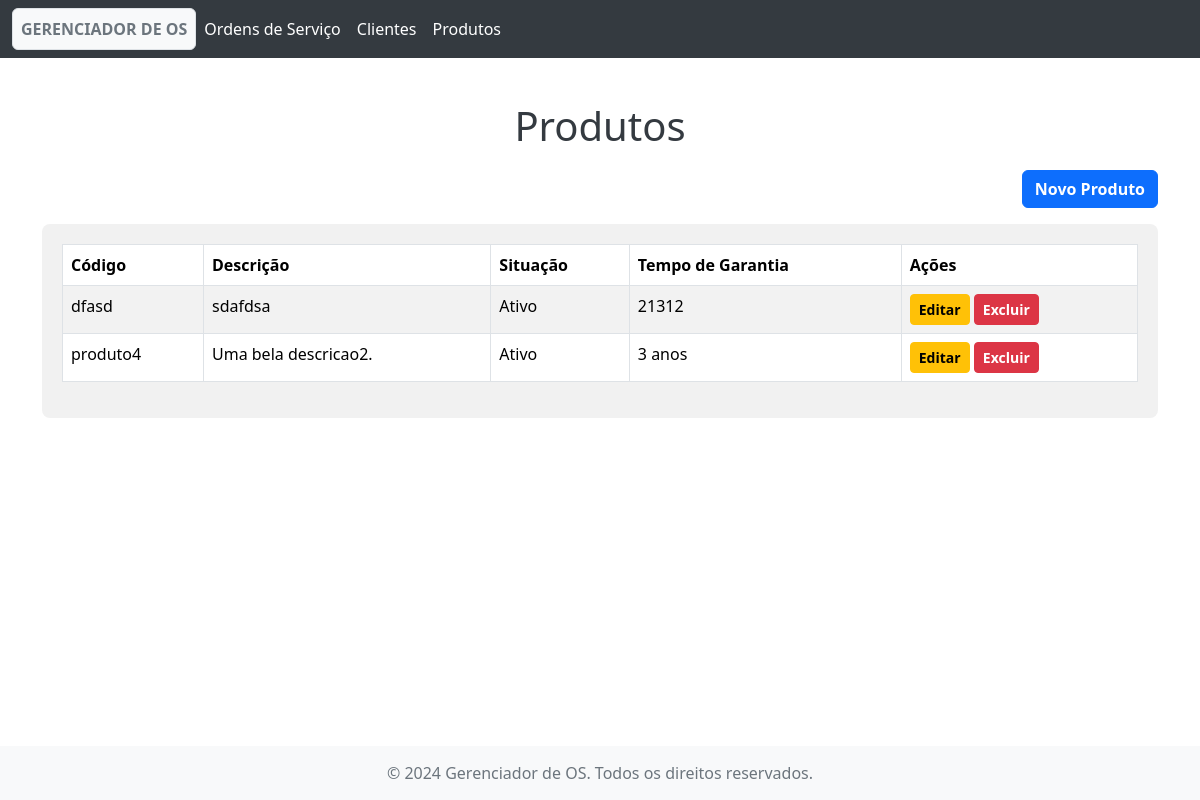
The page /product.php on the database its author committed.
### tables this page shows
CREATE TABLE `product` (
  `id` int(14) UNSIGNED NOT NULL,
  `code` varchar(255) NOT NULL,
  `description` text NOT NULL,
  `status` tinyint(1) NOT NULL,
  `warranty_time` text NOT NULL,
  `updated_at` datetime NOT NULL DEFAULT CURRENT_TIMESTAMP ON UPDATE CURRENT_TIMESTAMP,
  `created_at` datetime NOT NULL DEFAULT CURRENT_TIMESTAMP
);

### autoload.php (called while the page is built, shortened)
<?php
function autoloader($relativeFilePath) {
    $relativeFilePath = prepareClasName($relativeFilePath);
}
function prepareClasName($relativeFilePath)
{
    return sprintf(
        '%s/%s.php',
        __DIR__,
        str_replace(
            '\\',
            '/',
            $relativeFilePath
        )
    );
}

### App/Database/Connection.php (called while the page is built, shortened)
<?php
class Connection
{
    private static $conn;
    public static function getConnection(): Database
    {
        if (!self::$conn) {
            try {
                self::$conn = new $relativePath(
                    self::DBNAME,
                    self::HOST,
                    self::USERNAME,
                    self::PASSWORD
                );
            } catch (Exception $e) {
                sprintf(
                    "Erro %s: %s",
                    $e->getCode() ?: 400,
                    $e->getMessage()
                );
            }
        }
        return self::$conn;
    }
}

### App/Models/Model.php (called while the page is built, shortened)
<?php
abstract class Model
{
    private Database $connection;
    public function __construct()
    {
        $this->connection = Connection::getConnection();
    }
    protected function getConnection(): Database
    {
        return $this->connection;
    }
}

### App/Database/Mysql/Mysql.php (called while the page is built, shortened)
<?php
class Mysql extends Database
{
    private string $dbname;
    private string $host;
    private string $username;
    private string $password;
    private PDO $mysqlConn;
    protected function connect(): void
    {
        try {
            $mysqlConn = new PDO(sprintf(
                    "mysql:host=%s;dbname=%s",
                    $this->getHost(),
                    $this->getDbname()
                ),
                $this->getUsername(),
                $this->getPassword()
            );
            $mysqlConn->setAttribute(PDO::ATTR_ERRMODE, PDO::ERRMODE_EXCEPTION);
            $this->mysqlConn = $mysqlConn;
          } catch(\PDOException $e) {
            printf(sprintf("Connection failed: %s", $e->getMessage()));
          }
    }
    private function getDbname(): string
    {
        return $this->dbname;
    }
    private function setDbname($dbname)
    {
        $this->dbname = $dbname;
        return $this;
    }
    private function getHost(): string
    {
        return $this->host;
    }
    private function setHost($host)
    {
        $this->host = $host;
        return $this;
    }
    private function getPassword(): string
    {
        return $this->password;
    }
    private function setPassword($password)
    {
        $this->password = $password;
        return $this;
    }
    private function getUsername(): string
    {
        return $this->username;
    }
    private function setUsername($username)
    {
        $this->username = $username;
        return $this;
    }
    private function getConn(): PDO
    {
        return $this->mysqlConn;
    }
    public function select(array $params, string $table, string $where = "", array $whereParams = []): array
    {
        try {
            $query = sprintf(
                "SELECT %s FROM %s",
                implode(", ", $params),
                $table
            );
            $stmt = $this->getConn()->prepare($query);
            $stmt->execute();
            return $stmt->fetchAll(PDO::FETCH_ASSOC);
        } catch (PDOException $e) {
            echo sprintf(
                "Code: %s \n Message: %s",
                $e->getCode() ?: 400,
                $e->getMessage()
            );
        }
    }
}

### App/Models/Product.php (called while the page is built, shortened)
<?php
class Product extends Model
{
    private string $id = "";
    private string $code = "";
    private string $description = "";
    private string $status = "";
    private string $warrantyTime = "";
    public function __construct(
        string $code = '',
        string $description = '',
        string $status = '',
        string $warrantyTime = '',
        string $id = ''
    )
    {
        $this->code = $code;
        $this->description = $description;
        $this->status = $status;
        $this->warrantyTime = $warrantyTime;
        $this->id = $id;
    }
    public function getId(): string
    {
        return $this->id;
    }
    public function getCode(): string
    {
        return $this->code;
    }
    public function getDescription(): string
    {
        return $this->description;
    }
    public function getStatus(): string
    {
        return $this->status;
    }
    public function getWarrantyTime(): string
    {
        return $this->warrantyTime;
    }
    public function getAllProducts(): array
    {
        $result = $this->getConnection()->select(["*"], 'product');
        return $this->hydrateList($result);
    }
    public function hydrateList($data): array
    {
        $hydratedList = [];
        foreach ($data as $item) {
            $hydratedList[] = new Product(
                $item['code'],
                $item['description'],
                $item['status'],
                $item['warranty_time'],
                $item['id']
            );
        }
        return $hydratedList;
    }
}

### product.php (the view, shortened to what this page needs)
<?php
require_once './assets/head.php';
$product = new Product();
$allProducts = $product->getAllProducts();
?>
<div class="container content mt-4">
        <h1 class="title">Produtos</h1>
        <div class="d-flex justify-content-end">
            <button type="button" class="btn btn-primary mb-3 fw-bold" data-bs-toggle="modal" data-bs-target="#productModal" data-bs-action="save">
                Novo Produto
            </button>
        </div>
        <div class="table-container">
            <div class="table-responsive">
                <table class="table table-bordered table-striped">
                    <thead>
                        <tr>
                            <th>Código</th>
                            <th>Descrição</th>
                            <th>Situação</th>
                            <th>Tempo de Garantia</th>
                            <th>Ações</th>
                        </tr>
                    </thead>
                    <tbody>
                        <?php
                            foreach ($allProducts as $product):
                        ?>
                        <tr>
                            <td><?= $product->getCode() ?></td>
                            <td><?= $product->getDescription() ?></td>
                            <td><?= $product->getStatus() == 1 ? "Ativo" : "Inativo" ?></td>
                            <td><?= $product->getWarrantyTime() ?></td>
                            <td>
                                <button class="btn btn-sm btn-warning fw-bold" data-bs-toggle="modal" data-bs-target="#productModal" data-bs-action="save" data-bs-product-id="<?=$product->getId()?>">Editar</button>
                                <button class="btn btn-sm btn-danger fw-bold" data-bs-toggle="modal" data-bs-target="#productDeleteModal" data-bs-action="delete" data-bs-product-id="<?=$product->getId()?>">Excluir</button>
                            </td>
                        </tr>
                        <?php endforeach; ?>
                    </tbody>
                </table>
            </div>
        </div>
    </div>
<?php require_once './assets/footer.php' ?>

### assets/css/main.css (style rules this page uses)
body, html { height: 100%; margin: 0; display: flex; flex-direction: column; }
.content { flex: 1; }
.title { text-align: center; margin: 20px 0; color: #343a40; }
.table-container { background-color: #f1f1f1; padding: 20px; border-radius: 8px; }

### rows shown on the page
product: code "dfasd", description "sdafdsa", status "Ativo", warranty_time "21312"
product: code "produto4", description "Uma bela descricao2.", status "Ativo", warranty_time "3 anos"
